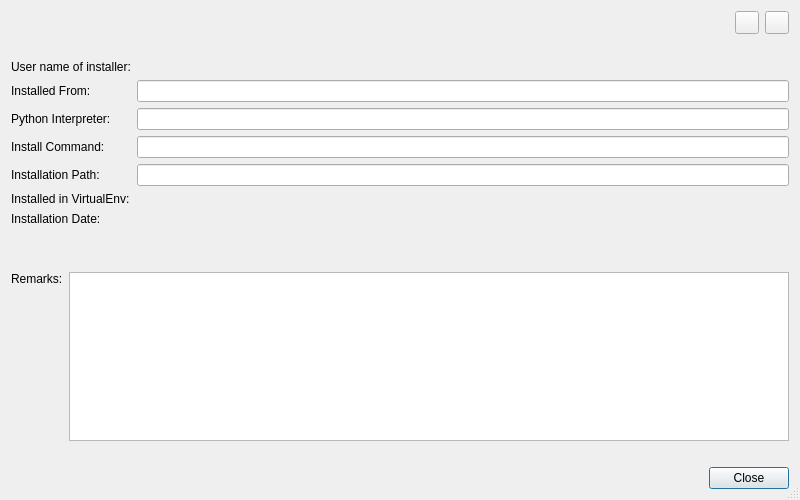
<?xml version="1.0" encoding="UTF-8"?>
<ui version="4.0">
 <class>InstallInfoDialog</class>
 <widget class="QDialog" name="InstallInfoDialog">
  <property name="geometry">
   <rect>
    <x>0</x>
    <y>0</y>
    <width>800</width>
    <height>500</height>
   </rect>
  </property>
  <property name="windowTitle">
   <string>Installation Information</string>
  </property>
  <property name="sizeGripEnabled">
   <bool>true</bool>
  </property>
  <layout class="QVBoxLayout" name="verticalLayout">
   <item>
    <layout class="QHBoxLayout" name="horizontalLayout_2">
     <item>
      <spacer name="horizontalSpacer">
       <property name="orientation">
        <enum>Qt::Horizontal</enum>
       </property>
       <property name="sizeHint" stdset="0">
        <size>
         <width>749</width>
         <height>20</height>
        </size>
       </property>
      </spacer>
     </item>
     <item>
      <widget class="QToolButton" name="editButton">
       <property name="toolTip">
        <string>Press to change to edit mode</string>
       </property>
       <property name="checkable">
        <bool>true</bool>
       </property>
      </widget>
     </item>
     <item>
      <widget class="QToolButton" name="saveButton">
       <property name="toolTip">
        <string>Press to save the changed information</string>
       </property>
      </widget>
     </item>
    </layout>
   </item>
   <item>
    <layout class="QGridLayout" name="gridLayout">
     <item row="4" column="1">
      <widget class="QLineEdit" name="commandEdit">
       <property name="readOnly">
        <bool>true</bool>
       </property>
      </widget>
     </item>
     <item row="2" column="0">
      <widget class="QLabel" name="label_8">
       <property name="text">
        <string>Installed From:</string>
       </property>
      </widget>
     </item>
     <item row="2" column="1">
      <widget class="QLineEdit" name="installedFromEdit">
       <property name="readOnly">
        <bool>true</bool>
       </property>
      </widget>
     </item>
     <item row="6" column="0">
      <widget class="QLabel" name="label_5">
       <property name="text">
        <string>Installed in VirtualEnv:</string>
       </property>
      </widget>
     </item>
     <item row="1" column="0">
      <widget class="QLabel" name="label_2">
       <property name="text">
        <string>User name of installer:</string>
       </property>
      </widget>
     </item>
     <item row="4" column="0">
      <widget class="QLabel" name="label_3">
       <property name="text">
        <string>Install Command:</string>
       </property>
      </widget>
     </item>
     <item row="6" column="1">
      <widget class="QLabel" name="virtenvLabel">
       <property name="text">
        <string/>
       </property>
      </widget>
     </item>
     <item row="0" column="0">
      <widget class="QLabel" name="sudoLabel1">
       <property name="text">
        <string/>
       </property>
      </widget>
     </item>
     <item row="0" column="1">
      <widget class="QLabel" name="sudoLabel2"/>
     </item>
     <item row="7" column="1">
      <widget class="QLabel" name="installDateTimeLabel"/>
     </item>
     <item row="1" column="1">
      <widget class="QLabel" name="userLabel"/>
     </item>
     <item row="5" column="0">
      <widget class="QLabel" name="label_4">
       <property name="text">
        <string>Installation Path:</string>
       </property>
      </widget>
     </item>
     <item row="3" column="0">
      <widget class="QLabel" name="label_7">
       <property name="text">
        <string>Python Interpreter:</string>
       </property>
      </widget>
     </item>
     <item row="3" column="1">
      <widget class="QLineEdit" name="interpreteEdit">
       <property name="readOnly">
        <bool>true</bool>
       </property>
      </widget>
     </item>
     <item row="5" column="1">
      <widget class="QLineEdit" name="installPathEdit">
       <property name="readOnly">
        <bool>true</bool>
       </property>
      </widget>
     </item>
     <item row="7" column="0">
      <widget class="QLabel" name="label">
       <property name="text">
        <string>Installation Date:</string>
       </property>
      </widget>
     </item>
    </layout>
   </item>
   <item>
    <widget class="QLabel" name="pipLabel">
     <property name="wordWrap">
      <bool>true</bool>
     </property>
    </widget>
   </item>
   <item>
    <widget class="QLabel" name="guessLabel">
     <property name="wordWrap">
      <bool>true</bool>
     </property>
     <property name="textInteractionFlags">
      <set>Qt::LinksAccessibleByMouse</set>
     </property>
    </widget>
   </item>
   <item>
    <layout class="QHBoxLayout" name="horizontalLayout">
     <item>
      <widget class="QLabel" name="label_6">
       <property name="text">
        <string>Remarks:</string>
       </property>
       <property name="alignment">
        <set>Qt::AlignLeading|Qt::AlignLeft|Qt::AlignTop</set>
       </property>
      </widget>
     </item>
     <item>
      <widget class="EricSpellCheckedPlainTextEdit" name="remarksEdit">
       <property name="toolTip">
        <string/>
       </property>
       <property name="readOnly">
        <bool>true</bool>
       </property>
      </widget>
     </item>
    </layout>
   </item>
   <item>
    <widget class="QLabel" name="userProvidedLabel">
     <property name="text">
      <string/>
     </property>
    </widget>
   </item>
   <item>
    <widget class="QDialogButtonBox" name="buttonBox">
     <property name="orientation">
      <enum>Qt::Horizontal</enum>
     </property>
     <property name="standardButtons">
      <set>QDialogButtonBox::Close</set>
     </property>
    </widget>
   </item>
  </layout>
 </widget>
 <customwidgets>
  <customwidget>
   <class>EricSpellCheckedPlainTextEdit</class>
   <extends>QPlainTextEdit</extends>
   <header>EricWidgets/EricSpellCheckedTextEdit.h</header>
  </customwidget>
 </customwidgets>
 <tabstops>
  <tabstop>installedFromEdit</tabstop>
  <tabstop>interpreteEdit</tabstop>
  <tabstop>commandEdit</tabstop>
  <tabstop>installPathEdit</tabstop>
  <tabstop>remarksEdit</tabstop>
  <tabstop>editButton</tabstop>
  <tabstop>saveButton</tabstop>
 </tabstops>
 <resources/>
 <connections>
  <connection>
   <sender>buttonBox</sender>
   <signal>accepted()</signal>
   <receiver>InstallInfoDialog</receiver>
   <slot>accept()</slot>
   <hints>
    <hint type="sourcelabel">
     <x>227</x>
     <y>479</y>
    </hint>
    <hint type="destinationlabel">
     <x>157</x>
     <y>274</y>
    </hint>
   </hints>
  </connection>
  <connection>
   <sender>buttonBox</sender>
   <signal>rejected()</signal>
   <receiver>InstallInfoDialog</receiver>
   <slot>reject()</slot>
   <hints>
    <hint type="sourcelabel">
     <x>295</x>
     <y>485</y>
    </hint>
    <hint type="destinationlabel">
     <x>286</x>
     <y>274</y>
    </hint>
   </hints>
  </connection>
 </connections>
</ui>
